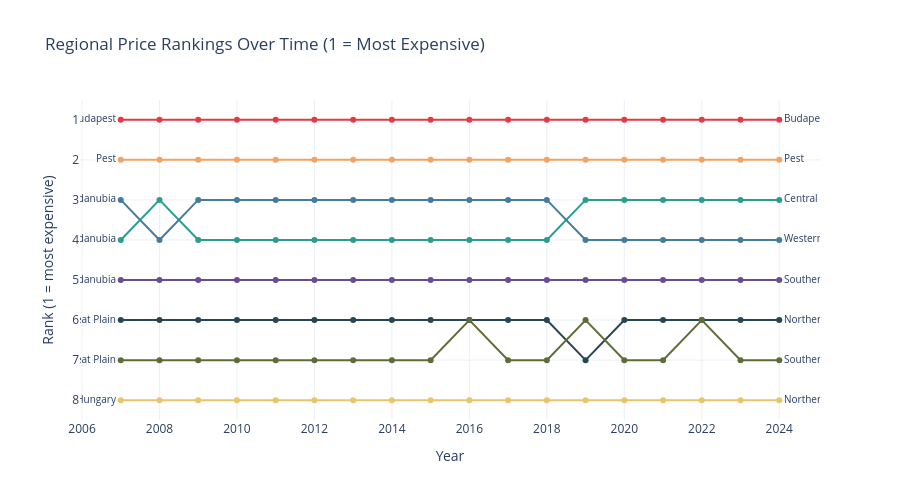

Here is the notebook cell this chart was saved with:
### Markdown cell above
## Visualisation 4 – Slope Chart: How Rankings Changed Over Time
Shows the rank (1 = most expensive) of each region for every year. Reveals whether poorer regions caught up or whether the hierarchy remained frozen.

### Code cell
df["rank"] = df.groupby("year")["price"].rank(ascending=False).astype(int)

fig = go.Figure()

for region in regions:
    d = df[df["region"] == region].sort_values("year")
    fig.add_trace(go.Scatter(
        x=d["year"], y=d["rank"],
        mode="lines+markers+text",
        name=region,
        line=dict(color=COLORS[region], width=2),
        marker=dict(size=6),
        text=[region if yr in [2007, 2024] else "" for yr in d["year"]],
        textposition=["middle left" if yr == 2007 else "middle right" for yr in d["year"]],
        textfont=dict(size=10),
        hovertemplate="%{x}: rank %{y}<extra>" + region + "</extra>",
    ))

fig.update_yaxes(autorange="reversed", title="Rank (1 = most expensive)", tickmode="linear", tick0=1, dtick=1)
fig.update_xaxes(title="Year")
fig.update_layout(
    title="Regional Price Rankings Over Time (1 = Most Expensive)",
    template="plotly_white",
    height=500,
    showlegend=False,
)
fig.show()

### Figure 1 — Plotly figure (JSON) as saved in the notebook; plotly's stock layout.template omitted (floating-point values rounded to 4 significant figures)
{"data": [{"hovertemplate": "%{x}: rank %{y}<extra>Budapest</extra>", "line": {"color": "#e63946", "width": 2}, "marker": {"size": 6}, "mode": "lines+markers+text", "name": "Budapest", "text": ["Budapest", "", "", "", "", "", "", "", "", "", "", "", "", "", "", "", "", "Budapest"], "textfont": {"size": 10}, "textposition": ["middle left", "middle right", "middle right", "middle right", "middle right", "middle right", "middle right", "middle right", "middle right", "middle right", "middle right", "middle right", "middle right", "middle right", "middle right", "middle right", "middle right", "middle right"], "type": "scatter", "x": [2007, 2008, 2009, 2010, 2011, 2012, 2013, 2014, 2015, 2016, 2017, 2018, 2019, 2020, 2021, 2022, 2023, 2024], "y": [1, 1, 1, 1, 1, 1, 1, 1, 1, 1, 1, 1, 1, 1, 1, 1, 1, 1]}, {"hovertemplate": "%{x}: rank %{y}<extra>Pest</extra>", "line": {"color": "#f4a261", "width": 2}, "marker": {"size": 6}, "mode": "lines+markers+text", "name": "Pest", "text": ["Pest", "", "", "", "", "", "", "", "", "", "", "", "", "", "", "", "", "Pest"], "textfont": {"size": 10}, "textposition": ["middle left", "middle right", "middle right", "middle right", "middle right", "middle right", "middle right", "middle right", "middle right", "middle right", "middle right", "middle right", "middle right", "middle right", "middle right", "middle right", "middle right", "middle right"], "type": "scatter", "x": [2007, 2008, 2009, 2010, 2011, 2012, 2013, 2014, 2015, 2016, 2017, 2018, 2019, 2020, 2021, 2022, 2023, 2024], "y": [2, 2, 2, 2, 2, 2, 2, 2, 2, 2, 2, 2, 2, 2, 2, 2, 2, 2]}, {"hovertemplate": "%{x}: rank %{y}<extra>Central Transdanubia</extra>", "line": {"color": "#2a9d8f", "width": 2}, "marker": {"size": 6}, "mode": "lines+markers+text", "name": "Central Transdanubia", "text": ["Central Transdanubia", "", "", "", "", "", "", "", "", "", "", "", "", "", "", "", "", "Central Transdanubia"], "textfont": {"size": 10}, "textposition": ["middle left", "middle right", "middle right", "middle right", "middle right", "middle right", "middle right", "middle right", "middle right", "middle right", "middle right", "middle right", "middle right", "middle right", "middle right", "middle right", "middle right", "middle right"], "type": "scatter", "x": [2007, 2008, 2009, 2010, 2011, 2012, 2013, 2014, 2015, 2016, 2017, 2018, 2019, 2020, 2021, 2022, 2023, 2024], "y": [4, 3, 4, 4, 4, 4, 4, 4, 4, 4, 4, 4, 3, 3, 3, 3, 3, 3]}, {"hovertemplate": "%{x}: rank %{y}<extra>Western Transdanubia</extra>", "line": {"color": "#457b9d", "width": 2}, "marker": {"size": 6}, "mode": "lines+markers+text", "name": "Western Transdanubia", "text": ["Western Transdanubia", "", "", "", "", "", "", "", "", "", "", "", "", "", "", "", "", "Western Transdanubia"], "textfont": {"size": 10}, "textposition": ["middle left", "middle right", "middle right", "middle right", "middle right", "middle right", "middle right", "middle right", "middle right", "middle right", "middle right", "middle right", "middle right", "middle right", "middle right", "middle right", "middle right", "middle right"], "type": "scatter", "x": [2007, 2008, 2009, 2010, 2011, 2012, 2013, 2014, 2015, 2016, 2017, 2018, 2019, 2020, 2021, 2022, 2023, 2024], "y": [3, 4, 3, 3, 3, 3, 3, 3, 3, 3, 3, 3, 4, 4, 4, 4, 4, 4]}, {"hovertemplate": "%{x}: rank %{y}<extra>Southern Transdanubia</extra>", "line": {"color": "#6a4c93", "width": 2}, "marker": {"size": 6}, "mode": "lines+markers+text", "name": "Southern Transdanubia", "text": ["Southern Transdanubia", "", "", "", "", "", "", "", "", "", "", "", "", "", "", "", "", "Southern Transdanubia"], "textfont": {"size": 10}, "textposition": ["middle left", "middle right", "middle right", "middle right", "middle right", "middle right", "middle right", "middle right", "middle right", "middle right", "middle right", "middle right", "middle right", "middle right", "middle right", "middle right", "middle right", "middle right"], "type": "scatter", "x": [2007, 2008, 2009, 2010, 2011, 2012, 2013, 2014, 2015, 2016, 2017, 2018, 2019, 2020, 2021, 2022, 2023, 2024], "y": [5, 5, 5, 5, 5, 5, 5, 5, 5, 5, 5, 5, 5, 5, 5, 5, 5, 5]}, {"hovertemplate": "%{x}: rank %{y}<extra>Northern Hungary</extra>", "line": {"color": "#e9c46a", "width": 2}, "marker": {"size": 6}, "mode": "lines+markers+text", "name": "Northern Hungary", "text": ["Northern Hungary", "", "", "", "", "", "", "", "", "", "", "", "", "", "", "", "", "Northern Hungary"], "textfont": {"size": 10}, "textposition": ["middle left", "middle right", "middle right", "middle right", "middle right", "middle right", "middle right", "middle right", "middle right", "middle right", "middle right", "middle right", "middle right", "middle right", "middle right", "middle right", "middle right", "middle right"], "type": "scatter", "x": [2007, 2008, 2009, 2010, 2011, 2012, 2013, 2014, 2015, 2016, 2017, 2018, 2019, 2020, 2021, 2022, 2023, 2024], "y": [8, 8, 8, 8, 8, 8, 8, 8, 8, 8, 8, 8, 8, 8, 8, 8, 8, 8]}, {"hovertemplate": "%{x}: rank %{y}<extra>Northern Great Plain</extra>", "line": {"color": "#264653", "width": 2}, "marker": {"size": 6}, "mode": "lines+markers+text", "name": "Northern Great Plain", "text": ["Northern Great Plain", "", "", "", "", "", "", "", "", "", "", "", "", "", "", "", "", "Northern Great Plain"], "textfont": {"size": 10}, "textposition": ["middle left", "middle right", "middle right", "middle right", "middle right", "middle right", "middle right", "middle right", "middle right", "middle right", "middle right", "middle right", "middle right", "middle right", "middle right", "middle right", "middle right", "middle right"], "type": "scatter", "x": [2007, 2008, 2009, 2010, 2011, 2012, 2013, 2014, 2015, 2016, 2017, 2018, 2019, 2020, 2021, 2022, 2023, 2024], "y": [6, 6, 6, 6, 6, 6, 6, 6, 6, 6, 6, 6, 7, 6, 6, 6, 6, 6]}, {"hovertemplate": "%{x}: rank %{y}<extra>Southern Great Plain</extra>", "line": {"color": "#606c38", "width": 2}, "marker": {"size": 6}, "mode": "lines+markers+text", "name": "Southern Great Plain", "text": ["Southern Great Plain", "", "", "", "", "", "", "", "", "", "", "", "", "", "", "", "", "Southern Great Plain"], "textfont": {"size": 10}, "textposition": ["middle left", "middle right", "middle right", "middle right", "middle right", "middle right", "middle right", "middle right", "middle right", "middle right", "middle right", "middle right", "middle right", "middle right", "middle right", "middle right", "middle right", "middle right"], "type": "scatter", "x": [2007, 2008, 2009, 2010, 2011, 2012, 2013, 2014, 2015, 2016, 2017, 2018, 2019, 2020, 2021, 2022, 2023, 2024], "y": [7, 7, 7, 7, 7, 7, 7, 7, 7, 6, 7, 7, 6, 7, 7, 6, 7, 7]}], "layout": {"height": 500, "showlegend": false, "title": {"text": "Regional Price Rankings Over Time (1 = Most Expensive)"}, "xaxis": {"title": {"text": "Year"}}, "yaxis": {"autorange": "reversed", "dtick": 1, "tick0": 1, "tickmode": "linear", "title": {"text": "Rank (1 = most expensive)"}}}}
